Frame 1 (no input): blank canvas, image omitted
Frame 60 (the mouse pressed at the canvas centre just before this capture): blank canvas, image omitted
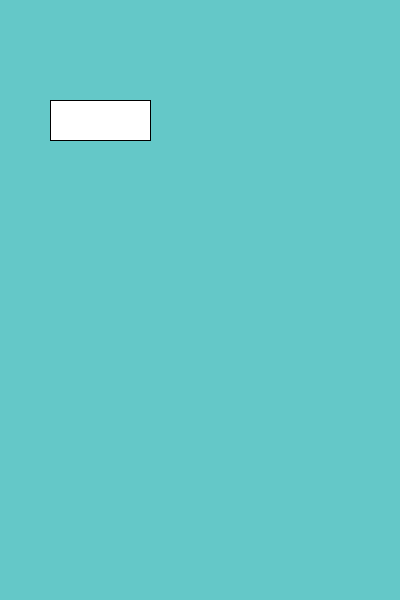
Frame 120 (the mouse held since frame 60 and released just before this capture)

The Processing sketch whose frames 1 and 60 were blank and that drew this single picture after the mouse press (run headless with seeded random() and noise(); from frame 60 on, the mouse is pressed at the canvas centre):

// Processing sketch: mouseControl_size_2
// ── mouseControl_size_2.pde
// usando mouseX y mouseY para controlar otra variable

//declaramos las variables que vamos a utilizar
float posX;
float posY;
float sizeX;
float sizeY;
float maxSizeX;

void setup() {
  size(400, 600);
  
  //asignamos valor a las variables
  posX = 50;
  posY = 100;
  sizeX = 80;
  sizeY = 40;
  
  maxSizeX = 200;
}

void draw() {
  background(100,200,200);
  
  // la funcion map sirve para convertir un rango a otro
  // en este caso de 0-height a 0-maxSizeX
  sizeX = map(mouseY, 0, height, 0, maxSizeX); 
 
  rect(posX, posY, sizeX, sizeY);
}
